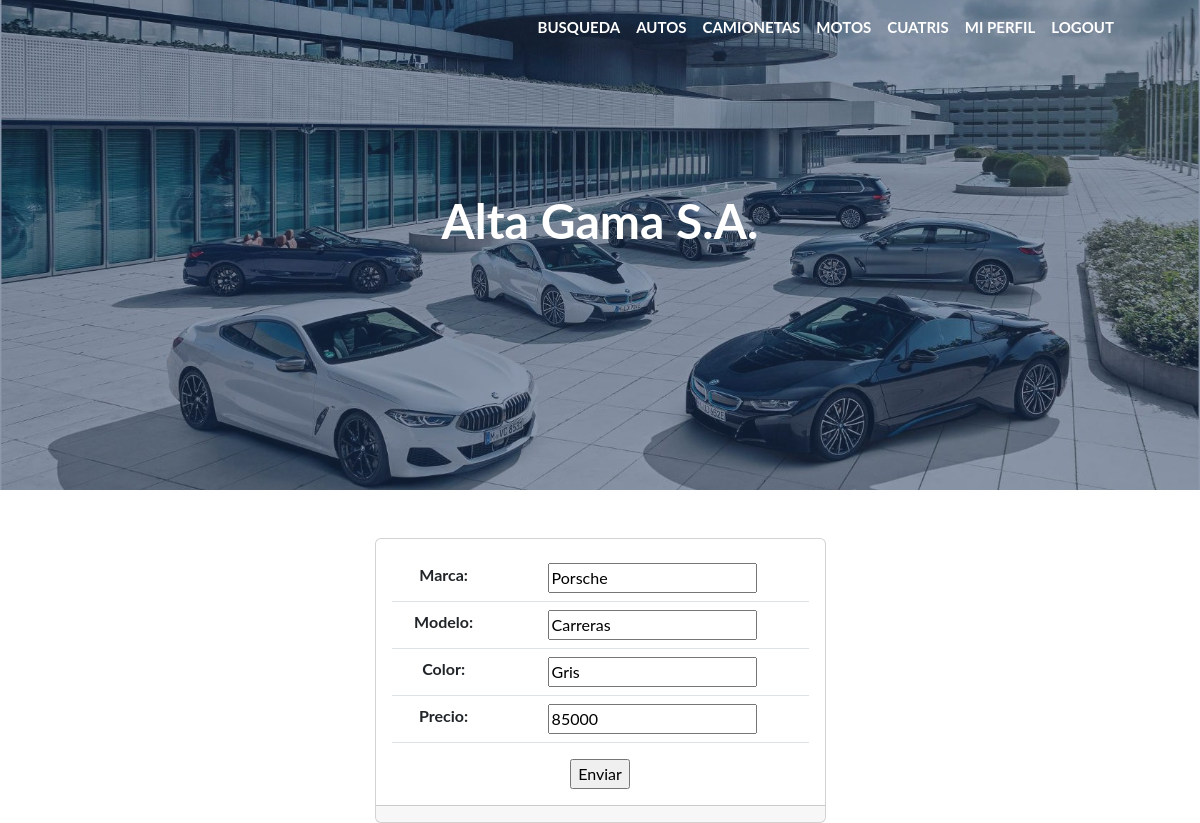
The app's page /update_autos/4/ (signed in) with its own data.
### vehiculos/models.py (models this page shows, shortened)
class Autos(models.Model):
    marca = models.CharField(max_length=50)
    modelo = models.CharField(max_length=50)
    color = models.CharField(max_length=50)
    precio = models.IntegerField()
    class Meta:
        verbose_name = "Auto"
        verbose_name_plural = "Autos"
        ordering = ['-marca']

### vehiculos/views.py (the view)
# urls.py: path('update_autos/<int:pk>/', AutosUpdate.as_view(), name="update_autos" ),
class AutosUpdate(LoginRequiredMixin, UpdateView):
    model = Autos
    fields = ['marca', 'modelo', 'color', 'precio']
    success_url = reverse_lazy('autos')

### vehiculos/templates/vehiculos/autos_form.html (shortened to what this page needs)
{% extends 'vehiculos/base.html' %}
{% load static %}
{% block contenido %}
<div class="container">
    <div class="row justify-content-center mt-5">
        <div class="col-lg-5">
            <div class="card ">
                <div class="card-body text-center">
                    <form action="" method="post" >
                        <table class="table">
                            {{ form.as_table }}
                        </table>
                        <input type="submit" value="Enviar">
                     </form>
                </div>
                <div class="card-footer">
                </div>
            </div>
        </div>
    </div>
</div>
{% endblock contenido %}

### records on screen
Autos: marca "Porsche", modelo "Carreras", color "Gris", precio "85000"
